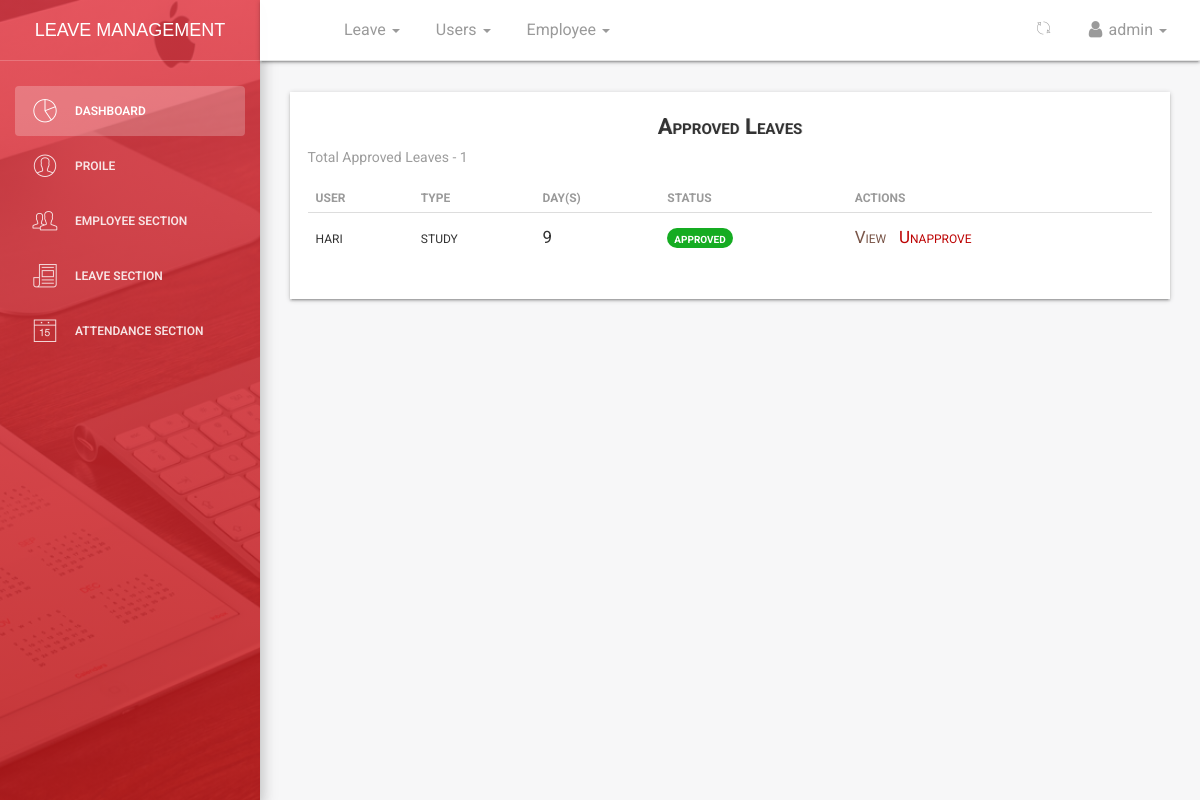
/dashboard/leaves/approved/all/ (signed in), run on an earlier commit of the app's database.
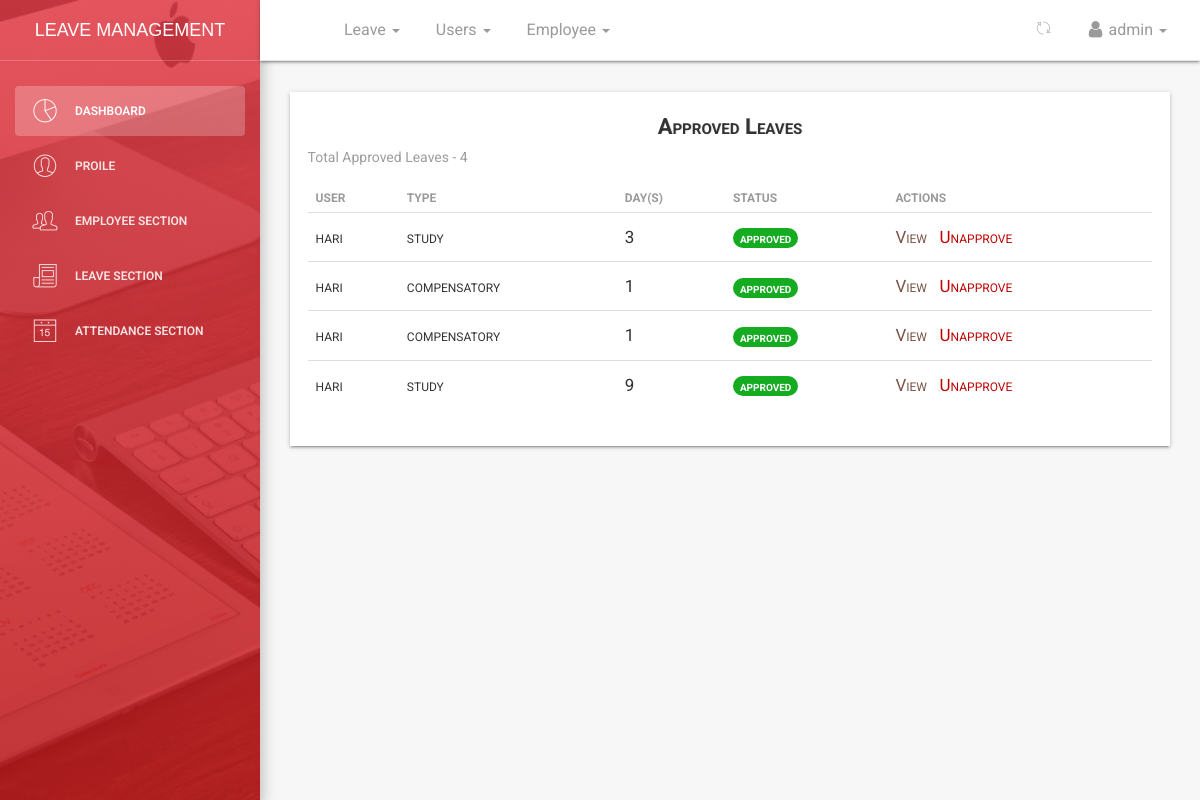
And on a later commit of the database.
### leave/models.py (models this page shows, shortened)
class Leave(models.Model):
    user = models.ForeignKey(User, on_delete=models.CASCADE, default=1)
    startdate = models.DateField(verbose_name=_('Start Date'), help_text='leave start date is on ..', null=True, blank=False)
    enddate = models.DateField(verbose_name=_('End Date'), help_text='coming back on ...', null=True, blank=False)
    leavetype = models.CharField(choices=LEAVE_TYPE, max_length=25, default=SICK, null=True, blank=False)
    reason = models.CharField(verbose_name=_('Reason for Leave'), max_length=255, help_text='add additional information for leave', null=True, blank=True)
    defaultdays = models.PositiveIntegerField(verbose_name=_('Leave days per year counter'), default=DAYS, null=True, blank=True)
    status = models.CharField(max_length=12, default='pending')  # pending, approved, rejected, cancelled
    is_approved = models.BooleanField(default=False)  # hide
    updated = models.DateTimeField(auto_now=True, auto_now_add=False)
    created = models.DateTimeField(auto_now=False, auto_now_add=True)
    objects = LeaveManager()
    class Meta:
        verbose_name = _('Leave')
        verbose_name_plural = _('Leaves')
        ordering = ['-created']  # recent objects
    @property
    def leave_days(self):
        if self.startdate > self.enddate:
            return
        dates = (self.enddate - self.startdate)
        return dates.days

### dashboard/views.py (the view)
# urls.py: path('leaves/approved/all/', views.leaves_approved_list, name='approvedleaveslist'),
def leaves_approved_list(request):
    if not (request.user.is_superuser and request.user.is_staff):
        return redirect('/')
    leaves = Leave.objects.all_approved_leaves()
    dataset = {
        'leave_list': leaves,
        'title': 'Approved Leave List'
    }
    return render(request, 'dashboard/leaves_approved.html', dataset)

### leave/manager.py (called while the page is built)
	def all_approved_leaves(self):
		return super().get_queryset().filter(status = 'approved')

### templates/dashboard/leaves_approved.html (shortened to what this page needs)
{% extends '_layout.html' %}
 {% block navheader %}
 	{% include 'includes/navheader_employee_app.html' %}
 {% endblock %}
 {% block content %}
        <section class="content">
            <section class="container-fluid">
            	   <section class="row">
                        <section class="col col-sm-8 offset-sm-2">
                        </section>
                    </section>
                	<div class="table-responsive table-shadow">
                		<div class="text-center table-description">
                			<h4 class="title-h3" style="text-shadow: 1px 0px rgba(0,0,0,0.11)">Approved Leaves</h4>
                		</div>
                		<section class="total-leaves-count">
                			{% if leave_list %}
                			<p>Total Approved Leaves - <span>{{ leave_list.count }}</span></p>
                			{% endif %}
                		</section>
                		<table class="table">
							  <thead>
							    <tr>
							      <th scope="col"><b>User</b></th>
							      <th scope="col"><b>Type</b></th>
							      <th scope="col"><b>Day(s)</b></th>
							      <th scope="col"><b>Status</b></th>
							      <th scope="col"><b>Actions</b></th>
							    </tr>
							  </thead>
							  <tbody>
							  	{% for leave in leave_list %}
							    <tr>
							      <td>{{ leave.user }}</td>
							      <td>{{ leave.leavetype}}</td>
							      <td>{{ leave.leave_days }}</td>
							      <td><span class="badge badge-success" style="background-color:rgb(21, 172, 34); font-size: 14px;">{{ leave.status }}</span></td>
							      <td>
							      	<a href="{% url 'dashboard:userleaveview' leave.id %}" style="color: #795548;">
							      	    <span>View &nbsp;</span>
							      	</a>
							        <a href="{% url 'dashboard:userleaveunapprove' leave.id %}" style="color:#bd0404;">
							       	<span>Unapprove</span>
							        </a>
							      </td>
							    </tr>
							    {% endfor %}
							  </tbody>
						</table>
					</div>
            </section>
        </section>
 {% endblock %}

### templates/_layout.html (shortened to what this page needs)
{% load static %}
{% load humanize %}
<!doctype html>
<html lang="en">
<head>
    <link href="{% static 'css/bootstrap.min.css' %}" rel="stylesheet" />
    <link href="{% static 'css/animate.min.css' %}" rel="stylesheet"/>
    <link href="{% static 'css/light-bootstrap-dashboard.css' %}" rel="stylesheet"/>
    <link href="{% static 'css/demo.css' %}" rel="stylesheet" />
    <link href="http://maxcdn.bootstrapcdn.com/font-awesome/4.2.0/css/font-awesome.min.css" rel="stylesheet">
    <link href="{% static 'css/pe-icon-7-stroke.css' %}" rel="stylesheet" />
    <link rel="stylesheet" href="//code.jquery.com/ui/1.12.1/themes/base/jquery-ui.css">
</head>
<body>
<div class="wrapper">
    <div class="sidebar" data-color="red" data-image="{% static 'img/sidebar-4.jpg' %}">
    	<div class="sidebar-wrapper">
            <div class="logo">
                <a href="#" class="simple-text">
                    Leave Management
                </a>
            </div>
            <ul class="nav">
                <li class="active">
                    <a href="{% url 'dashboard:dashboard' %}">
                        <i class="pe-7s-graph"></i>
                        <p>Dashboard</p>
                    </a>
                </li>
                <li>
                    {% if request.user.is_superuser %}<a href="{% url 'dashboard:leaveslist' %}">{% else %}<a href="{% url 'dashboard:staffleavetable' %}"> {% endif %}
                        <i class="pe-7s-user"></i>
                        <p>Proile </p>
                    </a>
                </li>
                {% if request.user.is_superuser and request.user.is_staff %}
                <li>
                    <a href="{% url 'dashboard:employees' %}">
                        <i class="pe-7s-users"></i>
                        <p>Employee Section</p>
                    </a>
                </li>
                {% endif %}
                <li>
                    {% if request.user.is_superuser %}<a href="{% url 'dashboard:leaveslist' %}">{% else %}<a href="{% url 'dashboard:staffleavetable' %}"> {% endif %}
                        <i class="pe-7s-news-paper"></i>
                        <p>Leave Section</p>
                    </a>
                </li>
                <li>
                    {% if request.user.is_superuser %}
                    <a href="{% url 'dashboard:attendance_section' %}">
                    {% else %}
                    <a href="{% url 'dashboard:attendance_section' %}">
                    {% endif %}
                        <i class="pe-7s-date"></i>
                        <p>Attendance Section</p>
                    </a>
                </li>
            </ul>
    	</div>
    </div>
    <div class="main-panel">
    {% block navheader %}{% endblock %}
    {% block content %}{% endblock %}
    </div>
</div>
</body>
</html>

### templates/includes/navheader_employee_app.html (shortened to what this page needs)
 {% load static %}
 <nav class="navbar navbar-default navbar-fixed shadow">
            <div class="container-fluid">
                <div class="collapse navbar-collapse">
                    <ul class="nav navbar-nav navbar-left">
                        <li>
                            <a href="" class="dropdown-toggle" data-toggle="dropdown">
                            </a>
                        </li>
                        <li class="dropdown">
                        <a href="" class="dropdown-toggle" data-toggle="dropdown">
                                    <p>
                                        Leave
                                        <b class="caret"></b>
                                    </p>
                              </a>
                        </li>
                        {% if request.user.is_superuser and request.user.is_staff %}
                        <li class="dropdown">
                              <a href="" class="dropdown-toggle" data-toggle="dropdown">
                                    <p>
                                        Users
                                        <b class="caret"></b>
                                    </p>
                              </a>
                        </li>
                        {% endif %}
                        {% if request.user.is_superuser and request.user.is_staff %}
                        <li class="dropdown">
                              <a href="" class="dropdown-toggle" data-toggle="dropdown">
                                    <p>
                                        Employee
                                        <b class="caret"></b>
                                    </p>
                              </a>
                        </li>
                        {% endif %}
                    </ul>
                    <ul class="nav navbar-nav navbar-right">
                        <li class="dropdown">
                              <a href="" class="dropdown-toggle refresh-page" data-toggle="dropdown" title="Refresh Current Page">
                                    <i class="pe-7s-refresh-2"></i>
                              </a>
                        </li>
                        <li class="dropdown">
                              <a href="" class="dropdown-toggle" data-toggle="dropdown">
                                    <p>
                                        <i class="fa fa-user"></i> {{ request.user}}
                                        <b class="caret"></b>
                                    </p>
                              </a>
                        </li>
                    </ul>
                </div>
            </div>
        </nav>

What changed in the data, as far as the page shows it:
added Leave: user "hari", leavetype "study", leave_days "3", status "approved"
added Leave: user "hari", leavetype "compensatory", leave_days "1", status "approved"
added Leave: user "hari", leavetype "compensatory", leave_days "1", status "approved"
Also different on the page:
{{ leave_list.count }}: "1" → "4"
